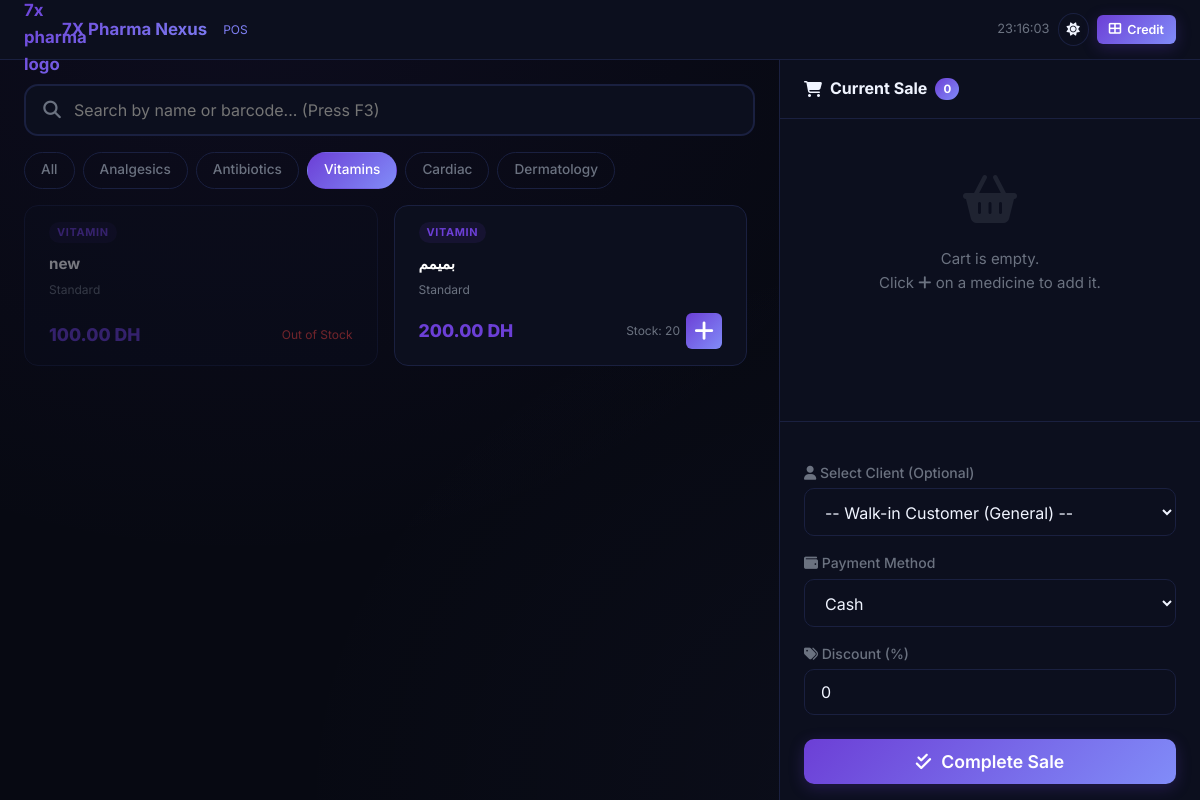
Before: /public/index.php?category=vitamin (signed in) with the older database file.
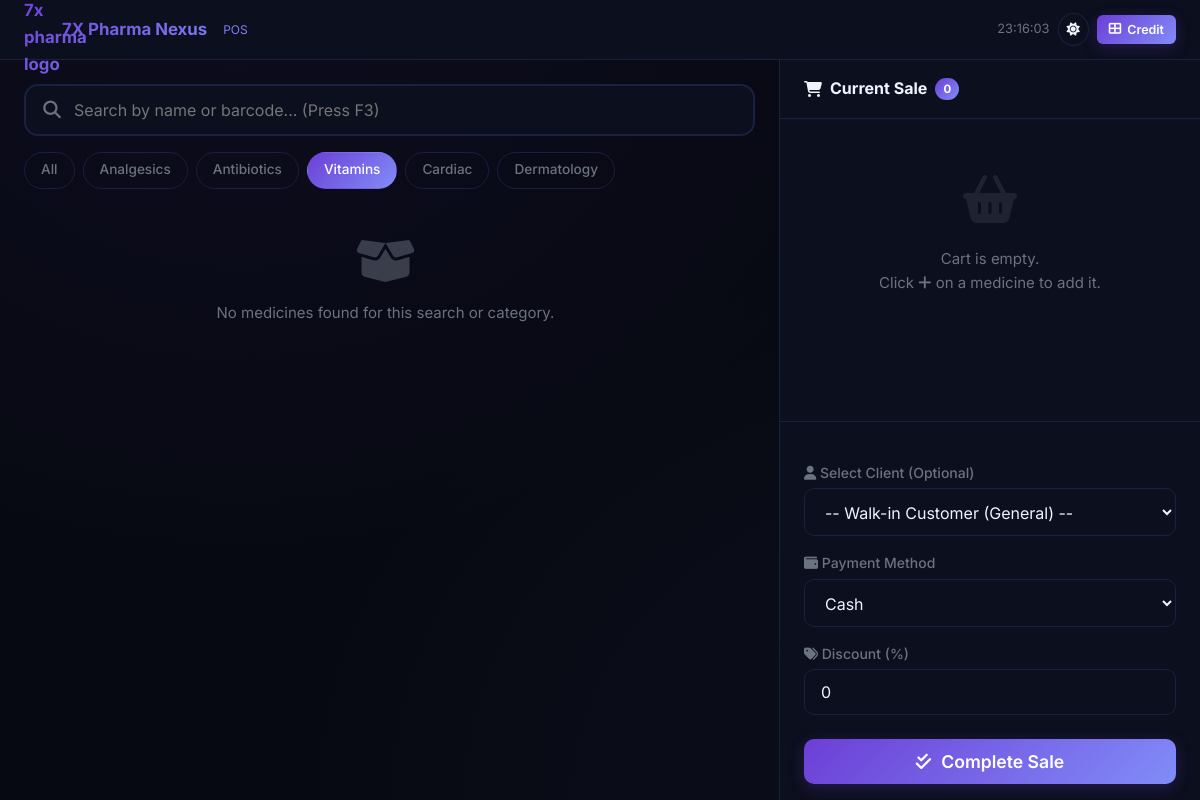
After: the same page with the newer database file.
### tables this page shows
CREATE TABLE `medicines` (
  `id` int(11) NOT NULL,
  `barcode` varchar(50) NOT NULL,
  `name` varchar(150) NOT NULL,
  `dci` varchar(150) DEFAULT NULL,
  `category` varchar(100) DEFAULT 'General',
  `price` decimal(10,2) NOT NULL,
  `cost_price` decimal(10,2) NOT NULL,
  `created_at` timestamp NOT NULL DEFAULT current_timestamp(),
  `deleted_at` timestamp NULL DEFAULT NULL
);

### app/controllers/POSController.php (called while the page is built, shortened)
<?php
class POSController extends Controller {
    public function index() {
        $medicineModel = $this->model('Medicine');
        $clientModel = $this->model('Client');
        $keyword = trim($_GET['q'] ?? '');
        $category = trim($_GET['category'] ?? 'all');
        $medicines = $medicineModel->searchAndFilter($keyword, $category);
        $clients = $clientModel->getAll();
        $subtotal = 0;
        $last_sale_items = [];
        $this->view('pos', [
            'medicines' => $medicines,
            'clients' => $clients,
            'cart_subtotal' =>$subtotal,
            'cart_total' => $subtotal,
            'last_sale_items' => $last_sale_items
        ]);
    }
}

### app/core/Router.php (called while the page is built, shortened)
<?php
class Router {
    protected $method = 'index';
    public function __construct() {
        $url = $this->parseUrl();
        $this->controller = new $this->controller();
        $this->params = $url ? array_values($url) : [];
        call_user_func_array([$this->controller, $this->method], $this->params);
    }
    private function parseUrl() {
        return [];
    }
}

### public/index.php (called while the page is built, shortened)
<?php
require_once ROOT_DIR . '/app/config/Database.php';
require_once ROOT_DIR . '/app/core/Model.php';
require_once ROOT_DIR . '/app/core/Controller.php';
require_once ROOT_DIR . '/app/core/Router.php';
$router = new Router();
?>

### app/config/Database.php (called while the page is built, shortened)
<?php
class Database {
    private $conn;
    public function __construct() {
        $host = '127.0.0.1';
        $port = '3307';
        $db_name = 'pharma_core';
        $username = 'root';
        $password = '';
        try {
            $dsn = "mysql:host={$host};port={$port};dbname={$db_name};charset=utf8mb4";
            $options = [
                PDO::ATTR_ERRMODE => PDO::ERRMODE_EXCEPTION,
                PDO::ATTR_DEFAULT_FETCH_MODE => PDO::FETCH_ASSOC,
                PDO::ATTR_EMULATE_PREPARES => false,
            ];
            $this->conn = new PDO($dsn, $username, $password, $options);
        } catch(PDOException $e) {
            $this->logError($e);
            $error_view = ROOT_DIR . '/views/components/db_error.php';
            if (file_exists($error_view)) {
                include $error_view;
            } else {
                header('HTTP/1.1 500 Internal Server Error');
                echo "Database Connection Error. Design file missing.";
            }
            exit();
        }
    }
    public function getConnection() {
        return $this->conn;
    }
}
?>

### app/core/Model.php (called while the page is built, shortened)
<?php
class Model {
    protected $db;
    public function __construct() {
        require_once ROOT_DIR . '/app/config/Database.php';
        $database = new Database();
        $this->db = $database->getConnection();
    }
    protected function query($sql, $params = []) {
        $stmt = $this->db->prepare($sql);
        $stmt->execute($params);
        return $stmt;
    }
}

### app/models/Medicine.php (called while the page is built, shortened)
<?php
class Medicine extends Model {
    protected $table = 'medicines';
    public function searchAndFilter($searchQuery = '', $category  = 'all') {
        $sql = "SELECT medicines.*,
                COALESCE(SUM(batches.current_quantity), 0) as current_quantity
                FROM {$this->table}
                LEFT JOIN batches ON medicines.id = batches.medicine_id
                WHERE medicines.deleted_at IS NULL";
        $params = [];
        if ($category !== 'all') {
            $sql .= " AND LOWER(medicines.category) = LOWER(?)";
            $params[] = trim($category);
        }
        $sql .= " GROUP BY medicines.id";
        $stmt = $this->query($sql, $params);
        return $stmt->fetchAll(PDO::FETCH_ASSOC);
    }
}
?>

### views/pages/pos.php (the view, shortened to what the changed rows need)
<!DOCTYPE html>
<html lang="en" data-theme="dark">
<head>
    <link rel="stylesheet" href="https://cdnjs.cloudflare.com/ajax/libs/font-awesome/6.5.1/css/all.min.css">
    <link rel="stylesheet" href="<?= BASE_URL ?>/assets/css/global.css">
    <link rel="stylesheet" href="<?= BASE_URL ?>/assets/css/pos.css">
</head>
<body>
    <div class="pos-wrapper">
        <div class="pos-main-layout">
            <div class="pos-content">
                <section class="pos-panel-products" aria-label="Medicine selection">
                    <div class="medicine-grid" id="medicine-grid" role="list">
                        <?php if (isset($medicines) && count($medicines) > 0): ?>
                            <?php foreach ($medicines as $med): ?>
                                <?php
                                $isOutOfStock = $med['current_quantity'] <= 0;
                                $isLowStock = $med['current_quantity'] > 0 && $med['current_quantity'] <= 5;
                                ?>
                                <div class="medicine-card <?= $isOutOfStock ? 'out-of-stock' : '' ?>" role="listitem" <?= $isOutOfStock ? 'aria-disabled="true"' : '' ?>>
                                    <span class="med-category-badge"><?= htmlspecialchars(ucfirst($med['category'] ?? 'General')) ?></span>
                                    <div class="med-name"><?= htmlspecialchars($med['name']) ?></div>
                                    <div class="med-dosage"><?= htmlspecialchars($med['dosage'] ?? 'Standard') ?></div>
                                    <div class="med-footer">
                                        <span class="med-price"><?= number_format($med['price'], 2) ?> DH</span>
                                        <div style="display:flex;align-items:center;gap:6px;">
                                            <?php if ($isOutOfStock): ?>
                                                <span class="med-stock" style="color:var(--color-danger);">Out of Stock</span>
                                            <?php elseif ($isLowStock): ?>
                                                <span class="med-stock low" style="color:var(--color-warning);"><i class="fa-solid fa-triangle-exclamation"></i> Low: <?= $med['current_quantity'] ?></span>
                                            <?php else: ?>
                                                <span class="med-stock">Stock: <?= $med['current_quantity'] ?></span>
                                            <?php endif; ?>
                                            <?php if (!$isOutOfStock): ?>
                                                <form method="POST" action="<?= BASE_URL ?>/pos/addToCart" style="display:contents;">
                                                    <button type="submit" class="add-to-cart-btn" title="Add to cart" aria-label="Add <?= htmlspecialchars($med['name']) ?> to cart">
                                                        <i class="fa-solid fa-plus"></i>
                                                    </button>
                                                </form>
                                            <?php endif; ?>
                                        </div>
                                    </div>
                                </div>
                            <?php endforeach; ?>
                        <?php else: ?>
                            <div style="grid-column: 1 / -1; text-align: center; padding: 2rem; color: var(--color-text-secondary);">
                                <i class="fa-solid fa-box-open" style="font-size: 3rem; margin-bottom: 1rem; opacity: 0.5;"></i>
                                <p>No medicines found for this search or category.</p>
                            </div>
                        <?php endif; ?>
                    </div>
                </section>
            </div>
        </div>
    </div>
</body>
</html>

Changed rows visible on the page:
no longer on this page (row edited): medicines: category "VITAMIN", name "new", dosage "Standard", price "100.00", shows "Out of Stock"
no longer on this page (row edited): medicines: category "VITAMIN", name "بميمم", dosage "Standard", price "200.00", current_quantity "20"
Other visible differences:
text now shown: "No medicines found for this search or category."
